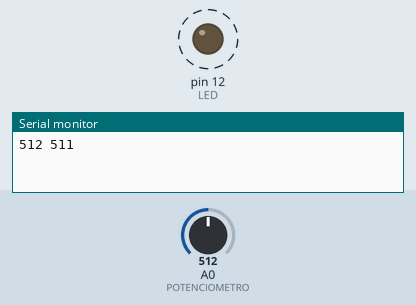
This sketch was run on a simulated Arduino Uno, built with avr-gcc and run on an emulated ATmega328P. Shown: output pins drawn as LEDs (lit = HIGH), the last lines printed to the serial monitor. Dashed ring = blinking. The inputs (shaded band) are chosen by the test bench; at power-on: A0 (POTENCIOMETRO) = 512.

Above: at 1.8 s.
1.9 s: A0 (POTENCIOMETRO) set to 0
At 3.0 s:
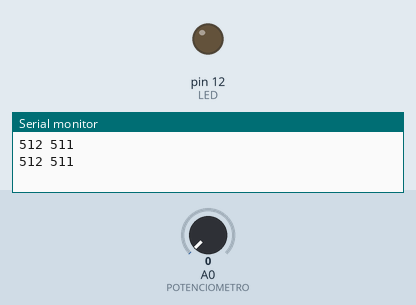
3.4 s: A0 (POTENCIOMETRO) set to 122
At 4.9 s:
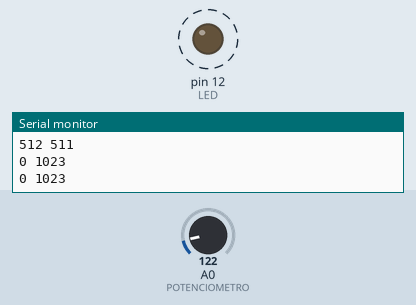
Timing chart, 0 to 13.5 s (numbered marks = the images above; inputs shaded):
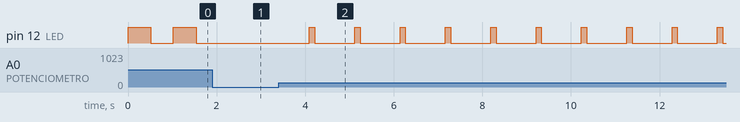

The sketch:

pisca-pisca.ino
```cpp
/**
 * Projeto exemplo de pisca-pisca.
 * Com uso de potenciometro para controlar o periodo com que um LED pisca.
 */

const int POTENCIOMETRO = A0; // pino A0 para o potenciometro
const int LED = 12; // pino 12 para o LED
const int PERIODO = 1023;

int tempoLigado; // variavel para controlar o tempo que o LED fica ligado
int tempoDesligado; // variavel para controlar o tempo que o LED fica desligado

void setup() {
  pinMode(POTENCIOMETRO, INPUT); // configura pino do potenciometro como entrada
  pinMode(LED, OUTPUT); // configura pino do LED como saida
  Serial.begin(9600); // configura porta Serial a 9600 bps
}

void loop() {
  tempoLigado = analogRead(POTENCIOMETRO); // le valor da tensao no potenciometro (eh o tempo que o LED deve ficar ligado)
  tempoDesligado = PERIODO - tempoLigado; // calcula o tempo que o LED deve ficar desligado)

  digitalWrite(LED, HIGH); // liga o LED
  delay(tempoLigado);
  //delayMicroseconds(tempoLigado);

  digitalWrite(LED, LOW); // desliga o LED
  delay(tempoDesligado);
  //delayMicroseconds(tempoDesligado);

  // envia para Serial os valores de tempo ligado/desligado
  Serial.print(tempoLigado);
  Serial.print(" ");
  Serial.print(tempoDesligado);
  Serial.println();
}
```

Measured:
- after the input at 1.9 s, pin 12 (LED): stays LOW (without the input it goes to HIGH after 0.15 s)
- after the input at 3.4 s, pin 12 (LED): alternates HIGH for 0.12 s and LOW for 0.90 s, starting after 0.69 s
- by itself, pin 12 (LED): alternates HIGH for 0.51 s and LOW for 0.51 s
